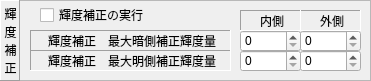
    <widget class="QFrame" name="frame_29">
     <property name="geometry">
      <rect>
       <x>0</x>
       <y>460</y>
       <width>371</width>
       <height>81</height>
      </rect>
     </property>
     <property name="frameShape">
      <enum>QFrame::StyledPanel</enum>
     </property>
     <property name="frameShadow">
      <enum>QFrame::Sunken</enum>
     </property>
     <widget class="QLabel" name="label_93">
      <property name="geometry">
       <rect>
        <x>0</x>
        <y>0</y>
        <width>20</width>
        <height>81</height>
       </rect>
      </property>
      <property name="frameShape">
       <enum>QFrame::Panel</enum>
      </property>
      <property name="frameShadow">
       <enum>QFrame::Raised</enum>
      </property>
      <property name="text">
       <string>輝
度
補
正</string>
      </property>
      <property name="alignment">
       <set>Qt::AlignCenter|Qt::AlignHCenter|Qt::AlignLeading|Qt::AlignLeft|Qt::AlignVCenter</set>
      </property>
      <property name="indent">
       <number>1</number>
      </property>
     </widget>
     <widget class="QFrame" name="frame_30">
      <property name="geometry">
       <rect>
        <x>10</x>
        <y>120</y>
        <width>371</width>
        <height>101</height>
       </rect>
      </property>
      <property name="frameShape">
       <enum>QFrame::StyledPanel</enum>
      </property>
      <property name="frameShadow">
       <enum>QFrame::Sunken</enum>
      </property>
      <widget class="QLabel" name="label_94">
       <property name="geometry">
        <rect>
         <x>0</x>
         <y>0</y>
         <width>20</width>
         <height>61</height>
        </rect>
       </property>
       <property name="frameShape">
        <enum>QFrame::Panel</enum>
       </property>
       <property name="frameShadow">
        <enum>QFrame::Raised</enum>
       </property>
       <property name="text">
        <string>輝
度</string>
       </property>
       <property name="alignment">
        <set>Qt::AlignCenter|Qt::AlignHCenter|Qt::AlignLeading|Qt::AlignLeft|Qt::AlignVCenter</set>
       </property>
       <property name="indent">
        <number>1</number>
       </property>
      </widget>
     </widget>
     <widget class="QSpinBox" name="EditAdjustLimitLInside">
      <property name="geometry">
       <rect>
        <x>240</x>
        <y>30</y>
        <width>61</width>
        <height>22</height>
       </rect>
      </property>
     </widget>
     <widget class="QLabel" name="label_95">
      <property name="geometry">
       <rect>
        <x>30</x>
        <y>30</y>
        <width>201</width>
        <height>21</height>
       </rect>
      </property>
      <property name="frameShape">
       <enum>QFrame::Panel</enum>
      </property>
      <property name="frameShadow">
       <enum>QFrame::Sunken</enum>
      </property>
      <property name="text">
       <string>輝度補正　最大暗側補正輝度量</string>
      </property>
      <property name="alignment">
       <set>Qt::AlignCenter|Qt::AlignHCenter|Qt::AlignLeading|Qt::AlignLeft|Qt::AlignVCenter</set>
      </property>
     </widget>
     <widget class="QSpinBox" name="EditAdjustLimitHInside">
      <property name="geometry">
       <rect>
        <x>240</x>
        <y>50</y>
        <width>61</width>
        <height>22</height>
       </rect>
      </property>
     </widget>
     <widget class="QLabel" name="label_96">
      <property name="geometry">
       <rect>
        <x>30</x>
        <y>50</y>
        <width>201</width>
        <height>21</height>
       </rect>
      </property>
      <property name="frameShape">
       <enum>QFrame::Panel</enum>
      </property>
      <property name="frameShadow">
       <enum>QFrame::Sunken</enum>
      </property>
      <property name="text">
       <string>輝度補正　最大明側補正輝度量</string>
      </property>
      <property name="alignment">
       <set>Qt::AlignCenter|Qt::AlignHCenter|Qt::AlignLeading|Qt::AlignLeft|Qt::AlignVCenter</set>
      </property>
     </widget>
     <widget class="QCheckBox" name="checkBoxAdjustMode">
      <property name="geometry">
       <rect>
        <x>40</x>
        <y>4</y>
        <width>191</width>
        <height>22</height>
       </rect>
      </property>
      <property name="text">
       <string>輝度補正の実行</string>
      </property>
     </widget>
     <widget class="QSpinBox" name="EditAdjustLimitLOutside">
      <property name="geometry">
       <rect>
        <x>300</x>
        <y>30</y>
        <width>61</width>
        <height>22</height>
       </rect>
      </property>
     </widget>
     <widget class="QSpinBox" name="EditAdjustLimitHOutside">
      <property name="geometry">
       <rect>
        <x>300</x>
        <y>50</y>
        <width>61</width>
        <height>22</height>
       </rect>
      </property>
     </widget>
     <widget class="QLabel" name="label_106">
      <property name="geometry">
       <rect>
        <x>300</x>
        <y>10</y>
        <width>61</width>
        <height>21</height>
       </rect>
      </property>
      <property name="frameShape">
       <enum>QFrame::Panel</enum>
      </property>
      <property name="frameShadow">
       <enum>QFrame::Sunken</enum>
      </property>
      <property name="text">
       <string>外側</string>
      </property>
      <property name="alignment">
       <set>Qt::AlignCenter|Qt::AlignHCenter|Qt::AlignLeading|Qt::AlignLeft|Qt::AlignVCenter</set>
      </property>
     </widget>
     <widget class="QLabel" name="label_107">
      <property name="geometry">
       <rect>
        <x>240</x>
        <y>10</y>
        <width>61</width>
        <height>21</height>
       </rect>
      </property>
      <property name="frameShape">
       <enum>QFrame::Panel</enum>
      </property>
      <property name="frameShadow">
       <enum>QFrame::Sunken</enum>
      </property>
      <property name="text">
       <string>内側</string>
      </property>
      <property name="alignment">
       <set>Qt::AlignCenter|Qt::AlignHCenter|Qt::AlignLeading|Qt::AlignLeft|Qt::AlignVCenter</set>
      </property>
     </widget>
    </widget>
